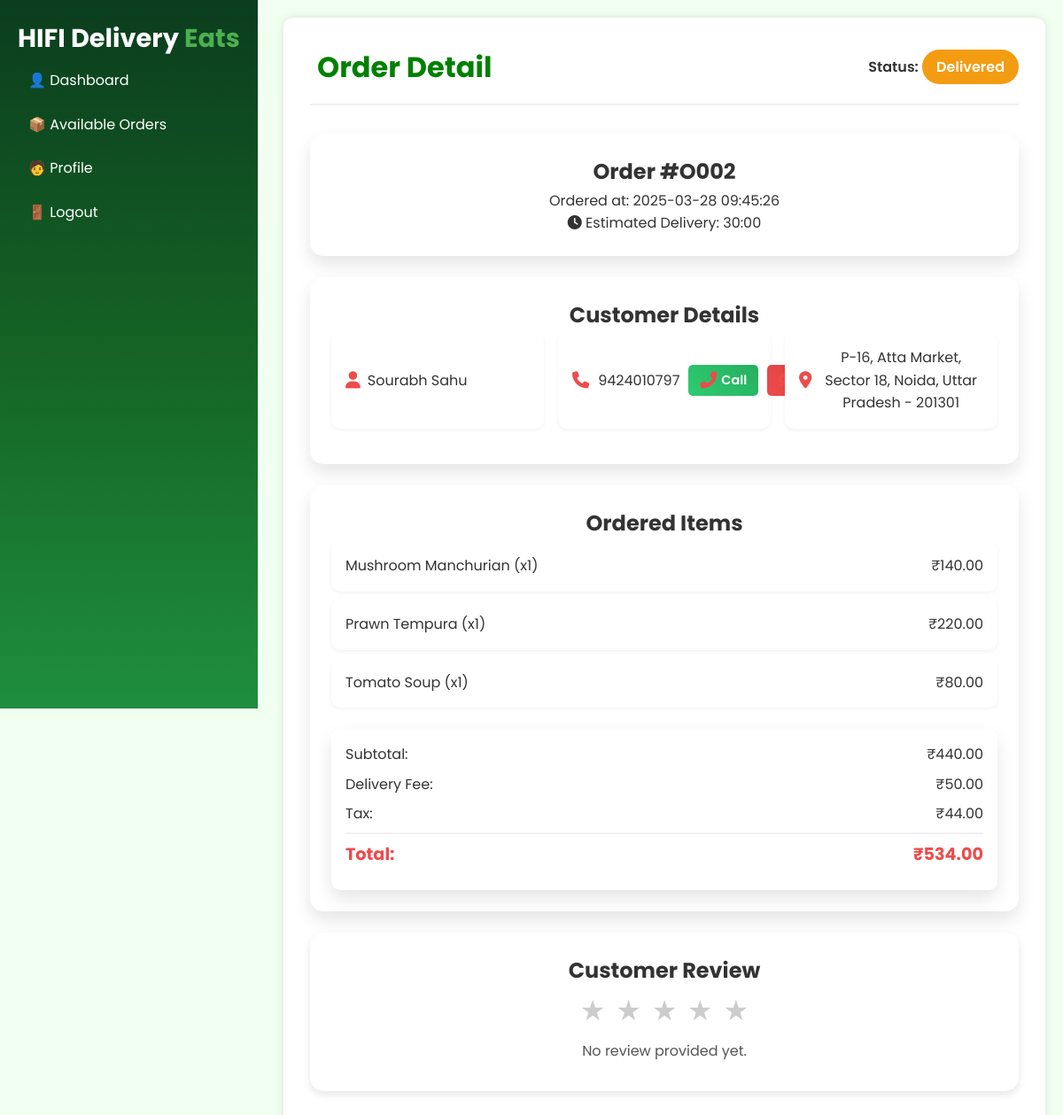
Screenshot of /delivery-partner/order-detail/O002 (signed in) with the database file from the repository.
### models.py (models this page shows, shortened)
class BaseModel(db.Model):
    __abstract__ = True
    PREFIX = None  # each child model must set this

class Order(BaseModel):
    __tablename__ = "orders"
    PREFIX = 'O'
    order_id = db.Column(db.String(10), primary_key=True)
    customer_id = db.Column(db.String(10), db.ForeignKey("customer.customer_id", ondelete="CASCADE"), nullable=False)
    delivery_agent_id = db.Column(db.String(10), db.ForeignKey("delivery_agent.delivery_agent_id", ondelete="SET NULL"), nullable=True)
    delivery_status = db.Column(db.Enum("Pending", "Preparing","Accepted","Picked Up","Out for Delivery", "Delivered", "Cancelled","Refunded","Declined", name="order_status"), nullable=False, default="Pending")
    total_price = db.Column(db.DECIMAL(10, 2), nullable=False)
    delivery_location = db.Column(db.Text, nullable=False)
    created_at = db.Column(db.DateTime, default=datetime.utcnow, nullable=False)
    delivered_at = db.Column(db.DateTime, nullable=True)
    order_feedback = db.Column(db.Integer, nullable=True)
    customer = db.relationship("Customer", back_populates="orders", foreign_keys=[customer_id])
    delivery_agent = db.relationship("DeliveryAgent", back_populates="deliveries")
    order_items = db.relationship("OrderItem", back_populates="order")
    delivery_feedbacks = db.relationship("DeliveryFeedback", back_populates="order")

class Customer(UserMixin, BaseModel):
    __tablename__ = 'customer'
    PREFIX = 'U'
    customer_id = db.Column(db.String(10), primary_key=True)
    username = db.Column(db.String(100))
    email = db.Column(db.String(100), unique=True)
    phone = db.Column(db.Integer, unique=True, nullable=False)
    password = db.Column(db.String(100), nullable=False)
    addresses = db.relationship("Address", back_populates="customer", lazy=True)
    orders = db.relationship("Order", back_populates="customer", foreign_keys="Order.customer_id")
    cart_items = db.relationship("Cart", back_populates="customer")

class Address(BaseModel):
    __tablename__ = 'address'
    PREFIX = 'ADD'
    address_id = db.Column(db.String(10), primary_key=True)
    customer_id = db.Column(db.String(10), db.ForeignKey('customer.customer_id'), nullable=False)
    address_line = db.Column(db.String(255), nullable=False)
    city = db.Column(db.String(50), nullable=False)
    state = db.Column(db.String(50), nullable=False)
    zip_code = db.Column(db.String(20), nullable=False)
    is_preferred = db.Column(db.Boolean, default=False)
    customer = db.relationship("Customer", back_populates="addresses")

class OrderItem(BaseModel):
    __tablename__ = "order_item"
    PREFIX = 'OI'
    order_item_id = db.Column(db.String(10), primary_key=True)
    order_id = db.Column(db.String(10), db.ForeignKey("orders.order_id", ondelete="CASCADE"), nullable=False)
    menu_item_id = db.Column(db.String(10), db.ForeignKey("menu_items.menu_item_id", ondelete="CASCADE"), nullable=False)
    quantity = db.Column(db.Integer, nullable=False)
    price = db.Column(db.DECIMAL(10, 2), nullable=False)
    order = db.relationship("Order", back_populates="order_items")
    menu_item = db.relationship("MenuItem", back_populates="order_items")

class MenuItem(BaseModel):
    __tablename__ = "menu_items"
    PREFIX = 'MI'
    menu_item_id = db.Column(db.String(10), primary_key=True)
    name = db.Column(db.String(255), nullable=False, unique=True)
    description = db.Column(db.Text, nullable=False)
    price = db.Column(db.DECIMAL(10, 2), nullable=False)
    image_url = db.Column(db.String(500), nullable=False)
    category_id = db.Column(db.String(10), db.ForeignKey("categories.category_id", ondelete="CASCADE"), nullable=False)
    subcategory_id = db.Column(db.String(10), db.ForeignKey("subcategories.subcategory_id", ondelete="CASCADE"), nullable=False)
    nutrient_value = db.Column(db.String(255), nullable=False)
    calorie_count = db.Column(db.Integer, nullable=False)
    is_best_seller = db.Column(db.Boolean, default=False)
    is_out_of_stock = db.Column(db.Boolean, default=False)
    discount_percentage = db.Column(db.DECIMAL(5, 2), nullable=True)
    stock_available = db.Column(db.Integer, default=100)
    scheduled_update_time = db.Column(db.DateTime, nullable=True, default=datetime.utcnow)
    pending_update = db.Column(db.Text, nullable=True)  # JSON string for pending changes
    category = db.relationship("Category", back_populates="menu_items")
    subcategory = db.relationship("Subcategory", back_populates="menu_items")
    order_items = db.relationship("OrderItem", back_populates="menu_item")
    cart_items = db.relationship("Cart", back_populates="menu_item")

### routes/delivery_agent_routes.py (the view)
    @app.route('/delivery-partner/order-detail/<string:order_id>')
    def delivery_partner_order_detail(order_id):
        order = (
            db.session.query(Order)
            .options(
                joinedload(Order.customer).joinedload(Customer.addresses),
                joinedload(Order.order_items).joinedload(OrderItem.menu_item)
            )
            .filter(
                Order.delivery_agent_id == current_user.delivery_agent_id,
                Order.order_id == order_id
            )
            .first()
        )
        if not order:
            return "Order not found", 404
        feedback = (
            db.session.query(DeliveryFeedback)
            .filter(
                DeliveryFeedback.delivery_agent_id == current_user.delivery_agent_id,
                DeliveryFeedback.order_id == order_id
            )
            .first()
        )
        print(feedback)
        return render_template("delivery_agent/order_detail.html", user=current_user, order=order, feedback=feedback)

### templates/delivery_agent/order_detail.html (shortened to what this page needs)
{% extends "/delivery_agent/index.html" %} {% block css %}
<link rel="stylesheet" href="/css/delivery_agent/order_detail.css" />
{% endblock css %} {% block content %}
<header>
  <div class="logo">
    <h1>Order Detail</h1>
  </div>
  <div class="order-status">
    <span class="status-label">Status:</span>
    <span class="status-value" id="orderStatus"
      >{% if order.delivery_status == "Preparing" %}Action Pending{% else %}{{ order.delivery_status }}{% endif %}</span
    >
  </div>
</header>
<main>
  <section class="order-info card">
    <h2>Order #{{ order.order_id }}</h2>
    <p class="order-time">
      Ordered at:
      <span id="orderTime"
        >{{ order.created_at.strftime('%Y-%m-%d %H:%M:%S') }}</span
      >
    </p>
    <div class="estimated-delivery">
      <i class="fas fa-clock"></i>
      <span>Estimated Delivery: </span>
      <span id="estimatedDelivery">30:00</span>
    </div>
  </section>
  <section class="customer-info card">
    <h2>Customer Details</h2>
    <div class="info-grid">
      <div class="info-item">
        <i class="fas fa-user"></i>
        <p id="customerName">{{ order.customer.username }}</p>
      </div>
      <div class="info-item phone-info">
        <i class="fas fa-phone"></i>
        <p id="customerPhone">{{ order.customer.phone }}</p>
        <div class="phone-actions">
          <a href="tel:{{ order.customer.phone }}" class="btn btn-call">
            <i class="fas fa-phone-alt"></i> Call
          </a>
          <a href="sms:{{ order.customer.phone }}" class="btn btn-text">
          </a>
        </div>
      </div>
      <div class="info-item">
        <i class="fas fa-map-marker-alt"></i>
        <p id="customerAddress">
          {% if order.customer.addresses %} {{ order.customer.addresses[0].address_line
          }}, {{ order.customer.addresses[0].city }}, {{
          order.customer.addresses[0].state }} - {{ order.customer.addresses[0].zip_code
          }} {% else %} No address provided. {% endif %}
        </p>
      </div>
    </div>
  </section>
  <section class="order-items card">
    <h2>Ordered Items</h2>
    <ul id="itemList">
      {% for item in order.order_items %}
      <li>
        <span>{{ item.menu_item.name }} (x{{ item.quantity }})</span>
        <span>₹{{ '%.2f' | format(item.price * item.quantity) }}</span>
      </li>
      {% else %}
      <li>No items found.</li>
      {% endfor %}
    </ul>
    {% set ns = namespace(subtotal=0) %}
    {% for item in order.order_items %}
        {% set ns.subtotal = ns.subtotal + (item.price * item.quantity) %}
    {% endfor %}
    {% set delivery_fee = 50 %}
    {% set tax = ns.subtotal|float * 0.1 %}
    {% set total = ns.subtotal|float + delivery_fee + tax %}
    <div class="order-summary">
      <div class="summary-item">
        <span>Subtotal:</span>
        <span id="subtotal">₹{{ '%.2f' | format(ns.subtotal) }}</span>
      </div>
      <div class="summary-item">
        <span>Delivery Fee:</span>
        <span id="deliveryFee">₹{{ '%.2f' | format(delivery_fee) }}</span>
      </div>
      <div class="summary-item">
        <span>Tax:</span>
        <span id="tax">₹{{ '%.2f' | format(tax) }}</span>
      </div>
      <div class="summary-item total">
        <span>Total:</span>
        <span id="orderTotal">₹{{ '%.2f' | format(total) }}</span>
      </div>
    </div>
  </section>
   {% if order.delivery_status == "Delivered" %}
  <section class="customer-review">
    <h2>Customer Review</h2>
    <div class="review-container">
      <div class="stars" id="starDisplay">
        {% for i in range(1, 6) %}
        <span
          class="star{% if feedback and i <= feedback.rating %} filled{% endif %}"
          data-value="{{ i }}"
          >&#9733;</span
        >
        {% endfor %}
      </div>
      <p id="reviewText">
        {% if feedback and feedback.feedback %} {{ feedback.feedback }} {% else
        %} No review provided yet. {% endif %}
      </p>
    </div>
  </section>
  {% endif %}
</main>
{% endblock content %}

### templates/delivery_agent/index.html (shortened to what this page needs)
<!DOCTYPE html>
<html lang="en">
<head>
  <link rel="stylesheet" href="/css/delivery_agent/index.css">
  {% block css %}{% endblock css %}
</head>
<body>
  <aside class="sidebar">
    <h2>HIFI Delivery <span class="highlight">Eats</span></h2>
    <ul>
        <li class="{% if request.endpoint == 'delivery_agent' %}active{% endif %}">
          <a href="{{ url_for('delivery_agent') }}">👤 Dashboard</a>
        </li>
        <li >
          <a href="#">📦 Available Orders</a>
        </li>
        <li class="{% if request.endpoint == 'delivery_partner_profile' %}active{% endif %}">
          <a href="{{ url_for('delivery_partner_profile') }}">🧑 Profile</a>
        </li>
        <li>
          <a href="{{ url_for('employee_logout') }}" class="logout">🚪 Logout</a>
        </li>
      </ul>
  </aside>
  <div class="main-content">
    {% block content %}{% endblock content %}
  </div>
</body>
</html>

### static/css/delivery_agent/index.css (style rules this page uses)
body { font-family: 'Poppins', sans-serif; margin: 0; background: #f0fff0; }
.sidebar { position: fixed; top: 0; left: 0; width: auto; height: 100vh; background: linear-gradient(180deg, #0b3d1e, #156425, #1e8e3e); padding: 20px; color: white; overflow-y: auto; }
.sidebar h2 { color: white; font-size: 1.8em; font-weight: bold; }
.sidebar ul { list-style: none; padding: 0; }
.sidebar ul li { padding: 12px; cursor: pointer; transition: 0.3s; color: white; }
.sidebar a { text-decoration: none; color: inherit; }
.main-content { margin: 20px 20px 20px 320px; padding: 30px; background: #ffffff; border-radius: 10px; box-shadow: 0px 0px 10px rgba(0,0,0,0.1); }
header { display: flex; justify-content: space-between; align-items: center; padding-bottom: 20px; border-bottom: 2px solid #ddd; }
.card { background: #f1f2f6; padding: 20px; border-radius: 10px; box-shadow: 2px 2px 10px rgba(0,0,0,0.1); flex: 1; text-align: center; transition: 0.3s; }
.highlight { color: #ffffff; }
.logout { text-decoration: none; color: white; }
.status-value { font-weight: bold; }
.highlight { color: #4caf50; font-weight: bold; }

### static/css/delivery_agent/order_detail.css (style rules this page uses)
:root { --primary-color: #ee4b4b; --primary-dark: #d63f3f; --secondary-color: #333333; --success-color: #2ecc71; --success-dark: #27ae60; --warning-color: #f39c12; --danger-color: #e74c3c; --danger-dark: #c0392b; --text-color: #333333; --bg-color: #f0fff0; --card-bg: #ffffff; --shadow: 0 10px 20px rgba(0, 0, 0, 0.1); }
* { margin: 0; padding: 0; box-sizing: border-box; }
body { font-family: 'Poppins', sans-serif; background: var(--bg-color); color: var(--text-color); line-height: 1.6; }
.card { background: white; padding: 1.5rem; border-radius: 15px; box-shadow: var(--shadow); margin-bottom: 1.5rem; }
header { display: flex; justify-content: space-between; align-items: center; margin-bottom: 2rem; padding-bottom: 1rem; border-bottom: 2px solid #f0f0f0; }
.logo { display: flex; align-items: center; gap: 0.5rem; }
h1 { font-size: 2rem; color: green; }
.order-status { font-size: 1rem; }
.status-label { font-weight: 600; }
.status-value { padding: 0.5rem 1rem; border-radius: 20px; background-color: var(--warning-color); color: white; font-weight: 600; }
.info-grid { display: grid; grid-template-columns: repeat(auto-fit, minmax(200px, 1fr)); gap: 1rem; margin-bottom: 1rem; }
.info-item { display: flex; align-items: center; gap: 0.5rem; background-color: white; padding: 1rem; border-radius: 10px; box-shadow: 0 2px 4px rgba(0, 0, 0, 0.05); }
.info-item i { font-size: 1.2rem; color: var(--primary-color); }
.order-items ul { list-style-type: none; }
.order-items li { display: flex; justify-content: space-between; align-items: center; padding: 1rem; background-color: white; border-radius: 10px; margin-bottom: 0.5rem; box-shadow: 0 2px 4px rgba(0, 0, 0, 0.05); }
.order-summary { margin-top: 1.5rem; background-color: white; padding: 1rem; border-radius: 10px; box-shadow: var(--shadow); }
.summary-item { display: flex; justify-content: space-between; margin-bottom: 0.5rem; }
.summary-item.total { font-weight: 700; font-size: 1.2rem; color: var(--primary-color); border-top: 2px solid #f0f0f0; padding-top: 0.5rem; margin-top: 0.5rem; }
.btn { display: inline-block; padding: 0.75rem 1.5rem; border: none; border-radius: 25px; font-size: 1rem; font-weight: 600; text-align: center; cursor: pointer; transition: all 0.3s ease; flex: 1; color: #fff; background: #ccc; }
.phone-info { display: flex; align-items: center; gap: 10px; }
.phone-actions { display: flex; gap: 10px; margin-left: auto; }
.phone-actions .btn { padding: 0.4rem 0.8rem; font-size: 0.9rem; text-decoration: none; border-radius: 5px; display: flex; align-items: center; gap: 5px; }
.btn-call { background: linear-gradient(45deg, var(--success-color), var(--success-dark)); color: white; }
.btn-text { background: linear-gradient(45deg, var(--primary-color), var(--primary-dark)); color: white; }
.customer-review { text-align: center; padding: 1.5rem; max-width: auto; margin: 1.5rem auto; border-radius: 15px; background: white; box-shadow: 0 4px 10px rgba(0, 0, 0, 0.1); }
.review-container { display: flex; flex-direction: column; align-items: center; }
.stars { font-size: 2rem; color: #ccc; margin-bottom: 0.5rem; }
.star { cursor: pointer; margin: 0 0.1rem; transition: color 0.3s; }
#reviewText { font-size: 1rem; color: #555; margin: 0; margin-bottom: 0.5rem; text-align: center; max-width: 250px; overflow: hidden; }

### rows the page displays
Order: delivery_status "Delivered", order_id "O002", created_at "2025-03-28 09:45:26"
Customer: customer.username "Sourabh Sahu", customer.phone "9424010797"
Address: customer "P-16, Atta Market, Sector 18", customer "Noida", customer "Uttar Pradesh", customer "201301"
OrderItem: menu_item.name "Mushroom Manchurian", quantity "1", item.price*item.quantity "140.00"
OrderItem: menu_item.name "Prawn Tempura", quantity "1", item.price*item.quantity "220.00"
OrderItem: menu_item.name "Tomato Soup", quantity "1", item.price*item.quantity "80.00"

### other values shown
{{ '%.2f' | format(ns.subtotal) }} "440.00"
{{ '%.2f' | format(delivery_fee) }} "50.00"
{{ '%.2f' | format(tax) }} "44.00"
{{ '%.2f' | format(total) }} "534.00"
